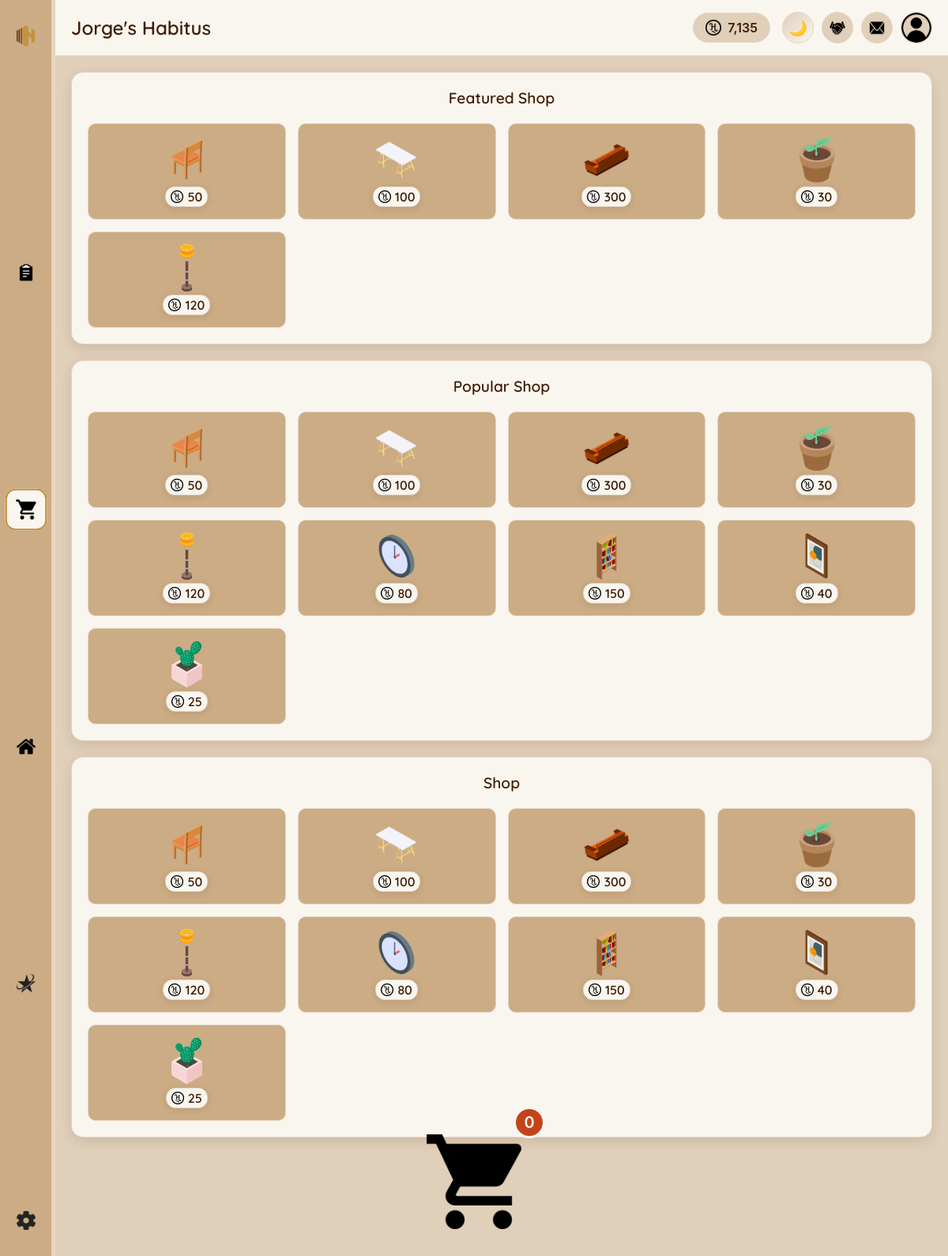
Page /pages/shop.php (signed in) on the committed database.
### tables this page shows
CREATE TABLE `users` (
  `id` int(11) NOT NULL,
  `username` varchar(50) NOT NULL,
  `email` varchar(100) NOT NULL,
  `password` varchar(255) NOT NULL,
  `hcoin` int(11) DEFAULT 0,
  `subscription_type` enum('free','adfree','premium') DEFAULT 'free',
  `subscription_expires` datetime DEFAULT NULL,
  `theme` varchar(20) DEFAULT 'light',
  `language` varchar(10) DEFAULT 'en',
  `created_at` timestamp NULL DEFAULT current_timestamp(),
  `last_login` timestamp NULL DEFAULT NULL,
  `stripe_customer_id` varchar(255) DEFAULT NULL,
  `stripe_subscription_id` varchar(255) DEFAULT NULL,
  `last_payment_intent` varchar(255) DEFAULT NULL,
  `payment_method_id` varchar(255) DEFAULT NULL,
  `payment_failures` int(11) DEFAULT 0,
  `last_payment_failure` datetime DEFAULT NULL,
  `subscription_created_at` timestamp NULL DEFAULT NULL COMMENT 'When subscription was first created',
  `subscription_updated_at` timestamp NULL DEFAULT NULL ON UPDATE current_timestamp() COMMENT 'Last subscription update',
  `profile_picture` varchar(255) DEFAULT 'images/icons/profile-icon.webp',
  `preferred_language` varchar(5) DEFAULT 'en',
  `timezone` varchar(50) DEFAULT 'UTC',
  `auto_translation` tinyint(1) DEFAULT 1,
  `translation_quality` varchar(20) DEFAULT 'standard',
  `high_quality_translation` tinyint(1) DEFAULT 0,
  `email_notifications` tinyint(1) DEFAULT 1,
  `task_reminders` tinyint(1) DEFAULT 1,
  `theme_preference` varchar(20) DEFAULT 'auto'
);

CREATE TABLE `shop_items` (
  `id` int(11) NOT NULL,
  `category_id` int(11) NOT NULL,
  `name` varchar(100) NOT NULL,
  `description` text DEFAULT NULL,
  `image_path` varchar(255) DEFAULT NULL,
  `rotation_variants` longtext DEFAULT NULL CHECK (json_valid(`rotation_variants`)),
  `price` int(11) NOT NULL,
  `rarity` enum('common','uncommon','rare','epic','legendary') DEFAULT 'common',
  `grid_width` int(11) DEFAULT 1,
  `grid_height` int(11) DEFAULT 1,
  `allowed_surfaces` varchar(100) DEFAULT 'floor',
  `is_featured` tinyint(1) DEFAULT 0,
  `is_available` tinyint(1) DEFAULT 1,
  `created_at` timestamp NULL DEFAULT current_timestamp()
);

### php/include/functions.php (called while the page is built, shortened)
<?php
function getUserData($userId) {
    global $conn;
    $sql = "SELECT * FROM users WHERE id = ?";
    $stmt = $conn->prepare($sql);
    $stmt->execute([$userId]);
    if ($stmt->rowCount() > 0) {
        $userData = $stmt->fetch();
        return $userData;
    }
    return [];
}

### pages/shop.php (the view, shortened to what this page needs)
<?php
require_once '../php/include/db_connect.php';
require_once '../php/include/functions.php';
$userData = getUserData($_SESSION['user_id']);
$userHCoins = $userData['hcoin'];
$userHabitusName = $userData['username'] . "'s Habitus";
$currentLanguage = $userData['language'] ?? 'en';
$currentTheme = $userData['theme'] ?? 'light';
$query = "SELECT si.*, ic.name as category_name
         FROM shop_items si
         JOIN item_categories ic ON si.category_id = ic.id
         WHERE si.is_available = 1";
$params = [];
$query .= " ORDER BY si.is_featured DESC, si.created_at DESC";
$stmt = $conn->prepare($query);
$stmt->execute($params);
$shopItems = $stmt->fetchAll();
?>
<!DOCTYPE html>
<html lang="<?php echo $currentLanguage; ?>" data-theme="<?php echo $currentTheme; ?>">
<head>
    <link rel="stylesheet" href="../css/themes/<?php echo $currentTheme; ?>.css" id="theme-stylesheet">
    <link rel="stylesheet" href="../css/main.css">
    <link rel="stylesheet" href="../css/components/sidebar.css">
    <link rel="stylesheet" href="../css/components/header.css">
    <link rel="stylesheet" href="../css/components/scrollbar.css">
    <link rel="stylesheet" href="../css/pages/shop.css">
</head>
<body class="theme-<?php echo $currentTheme; ?>">
    <div class="main-container">
        <?php include '../php/include/sidebar.php'; ?>
        <div class="content-container">
            <?php include '../php/include/header.php'; ?>
            <div class="shop-content">
                <div class="shop-sections">
                    <div class="shop-section">
                        <h2 translate="yes">Featured Shop</h2>
                        <div class="shop-grid">
                            <?php
                            $featuredItems = array_filter($shopItems, function($item) {
                                return $item['is_featured'] == 1;
                            });
                            $featuredItems = array_slice($featuredItems, 0, 9);
                            foreach ($featuredItems as $item):
                            ?>
                                <div class="shop-item" onclick="addToCart(<?php echo $item['id']; ?>, '<?php echo htmlspecialchars($item['name']); ?>', <?php echo $item['price']; ?>, '<?php echo $item['image_path']; ?>', this)">
                                    <img src="../<?php echo $item['image_path']; ?>" alt="<?php echo htmlspecialchars($item['name']); ?>">
                                    <div class="shop-item-price">
                                        <img src="../images/icons/hcoin-icon.webp" alt="HCoin">
                                        <span><?php echo number_format($item['price']); ?></span>
                                    </div>
                                </div>
                            <?php endforeach; ?>
                        </div>
                    </div>
                    <div class="shop-section">
                        <h2>Popular Shop</h2>
                        <div class="shop-grid">
                            <?php
                            $popularItems = array_slice($shopItems, 0, 9);
                            foreach ($popularItems as $item):
                            ?>
                                <div class="shop-item" onclick="addToCart(<?php echo $item['id']; ?>, '<?php echo htmlspecialchars($item['name']); ?>', <?php echo $item['price']; ?>, '<?php echo $item['image_path']; ?>', this)">
                                    <img src="../<?php echo $item['image_path']; ?>" alt="<?php echo htmlspecialchars($item['name']); ?>">
                                    <div class="shop-item-price">
                                        <img src="../images/icons/hcoin-icon.webp" alt="HCoin">
                                        <span><?php echo number_format($item['price']); ?></span>
                                    </div>
                                </div>
                            <?php endforeach; ?>
                        </div>
                    </div>
                    <div class="shop-section">
                        <h2 translate="yes">Shop</h2>
                        <div class="shop-grid">
                            <?php
                            $allItems = array_slice($shopItems, 0, 9);
                            foreach ($allItems as $item):
                            ?>
                                <div class="shop-item" onclick="addToCart(<?php echo $item['id']; ?>, '<?php echo htmlspecialchars($item['name']); ?>', <?php echo $item['price']; ?>, '<?php echo $item['image_path']; ?>', this)">
                                    <img src="../<?php echo $item['image_path']; ?>" alt="<?php echo htmlspecialchars($item['name']); ?>">
                                    <div class="shop-item-price">
                                        <img src="../images/icons/hcoin-icon.webp" alt="HCoin">
                                        <span><?php echo number_format($item['price']); ?></span>
                                    </div>
                                </div>
                            <?php endforeach; ?>
                        </div>
                    </div>
                </div>
                <div class="bottom-cart" id="bottom-cart">
                    <div class="cart-icon-wrapper" onclick="toggleCart()">
                        <img src="../images/icons/cart-icon.webp" alt="Cart">
                        <span class="cart-badge" id="cart-badge">0</span>
                    </div>
                </div>
            </div>
        </div>
    </div>
</body>
</html>

### php/include/header.php (shortened to what this page needs)
<header class="main-header">
    <div class="user-info">
        <h1 class="habitus-name"><?php echo htmlspecialchars($userHabitusName); ?></h1>
    </div>
    <div class="user-actions">
        <div class="hcoin-balance">
            <img src="../images/icons/hcoin-icon.webp" alt="HCoin">
            <span><?php echo number_format($userHCoins); ?></span>
        </div>
        <button class="theme-toggle-button enhanced" onclick="toggleTheme()" title="Toggle Theme">
            <div class="theme-toggle-inner">
                <span class="moon-icon">🌙</span>
            </div>
        </button>
        <a href="survey.php" class="survey-button" title="Improve with feedback">
            <img src="../images/icons/support-icon.webp" alt="Survey">
        </a>
        <div class="messages-button" id="messages-toggle" title="Notifications">
            <img src="../images/icons/messages-icon.webp" alt="Messages">
        </div>
        <a href="settings.php" class="profile-button" title="Profile settings">
            <?php
            $profilePic = $userData['profile_picture'] ?? 'uploads/profile-icon.webp';
            if (strpos($profilePic, 'http') === 0) {
                $profileUrl = $profilePic;
            } else if (strpos($profilePic, '/') === 0) {
                $profileUrl = $profilePic;
            } else if (strpos($profilePic, 'uploads/') === 0) {
                $profileUrl = '/' . $profilePic;
            } else {
                $profileUrl = '../' . $profilePic;
            }
            ?>
            <img src="<?php echo htmlspecialchars($profileUrl); ?>"
                 alt="Profile Picture"
                 onerror="this.src='../uploads/profile-icon.webp'">
        </a>
    </div>
</header>

### css/themes/light.css (style rules this page uses)
html[data-theme="light"]:root, html[data-theme="light"] { --primary: #3e1e04; --primary-light: #6a3005; --secondary: #965015; --accent: #c4923e; --bg-primary: #e0cfb9; --bg-secondary: #cbac85; --bg-panel: #f9f6f0; --text-primary: #3e1e04; --text-secondary: #6a3005; --border-primary: #e6d5c0; --success: #965015; --error: #c4441a; --warning: #c4923e; --info: #6a3005; --shadow: rgba(62, 30, 4, 0.12); --btn-bg: #3e1e04; --btn-text: #f9f6f0; --input-bg: #f9f6f0; --input-text: #3e1e04; --tooltip-bg: rgba(62, 30, 4, 0.9); --benefits: #098200; }
html[data-theme="light"] body { background-color: var(--bg-primary); color: var(--text-primary); }
html[data-theme="light"] .main-header { background-color: var(--bg-panel); border-color: var(--border-primary); color: var(--text-primary); box-shadow: 0 1px 3px var(--shadow); }
html[data-theme="light"] .content-container { background-color: var(--bg-primary); }
html[data-theme="light"] .dashboard-content, html[data-theme="light"] .tasks-content, html[data-theme="light"] .settings-content, html[data-theme="light"] .shop-content, html[data-theme="light"] .habitus-content, html[data-theme="light"] .subscription-content { background-color: var(--bg-primary); }
html[data-theme="light"] a { color: var(--accent); }

### css/main.css (style rules this page uses)
html[data-theme] { transition: none; }
html[data-theme] * { transition: background-color 0.3s ease, color 0.3s ease, border-color 0.3s ease, box-shadow 0.3s ease; }
* { box-sizing: border-box; margin: 0; padding: 0; transition: background-color 0.3s ease, color 0.3s ease, border-color 0.3s ease; }
body { font-family: 'Poppins', -apple-system, BlinkMacSystemFont, sans-serif; background-color: var(--bg-primary); color: var(--text-primary); overflow-x: hidden; }
.main-container { display: flex; height: 100vh; width: 100%; overflow: hidden; }
.content-container { flex: 1; display: flex; flex-direction: column; overflow: hidden; }
a { text-decoration: none; color: var(--accent); transition: color 0.3s; }
button { transition: all 0.3s ease; }

### css/components/scrollbar.css (style rules this page uses)
html:not(.index-page) { scrollbar-width: thin; scrollbar-color: var(--border-primary) var(--bg-panel); }
.content-container { flex: 1; display: flex; flex-direction: column; overflow: hidden; }
.tasks-content, .shop-content, .habitus-content, .dashboard-content, .settings-content, .profile-content, .subscription-content { flex: 1; overflow-y: auto; scrollbar-width: thin; scrollbar-color: var(--border-primary) var(--bg-panel); }

### rows in the picture
users: userHabitusName "Jorge's Habitus", userHCoins "7,135"
shop_items: image_path (picture), price "50"
shop_items: image_path (picture), price "100"
shop_items: image_path (picture), price "300"
shop_items: image_path (picture), price "30"
shop_items: image_path (picture), price "120"
shop_items: image_path (picture), price "80"
shop_items: image_path (picture), price "150"
shop_items: image_path (picture), price "40"
shop_items: image_path (picture), price "25"
